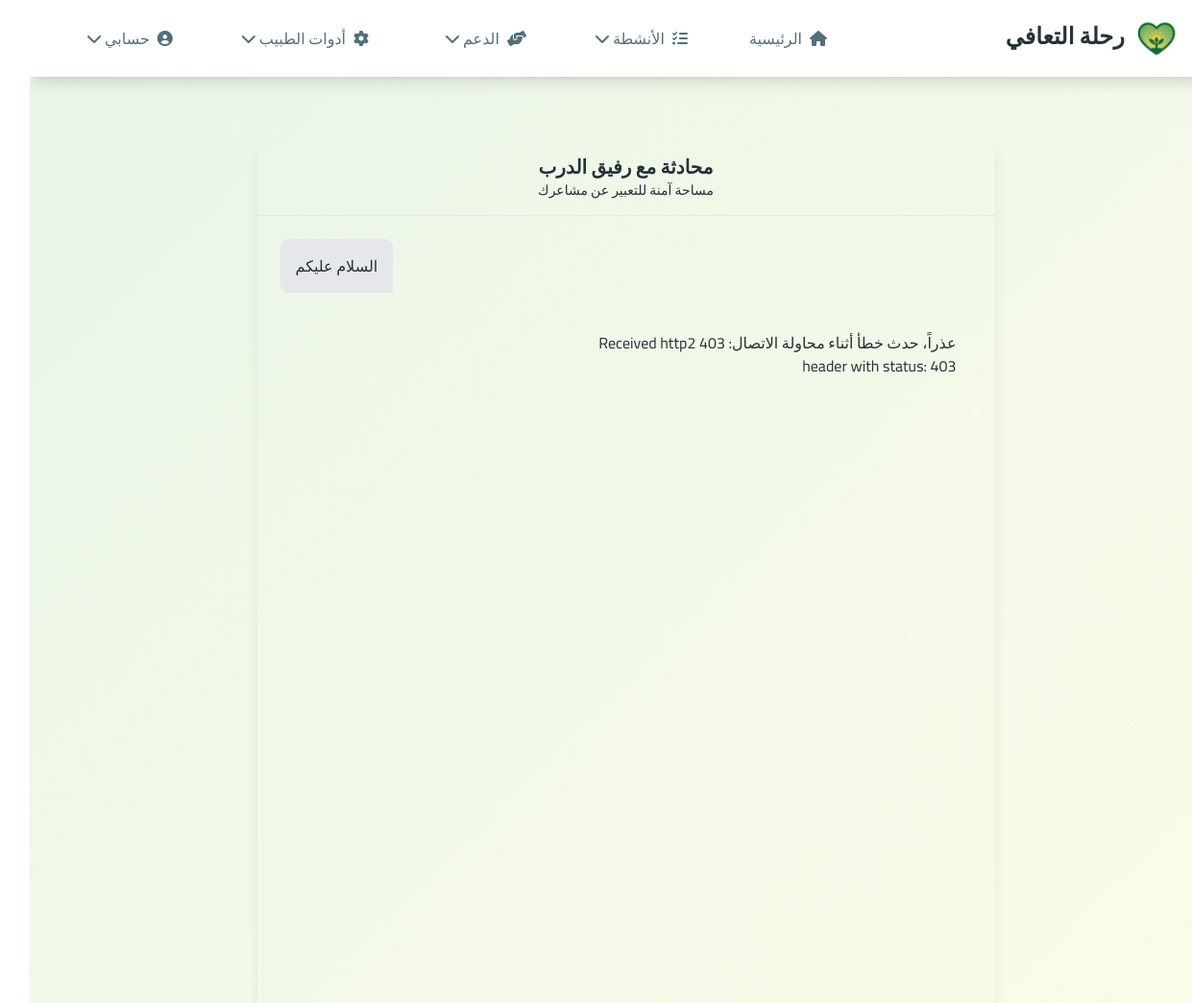
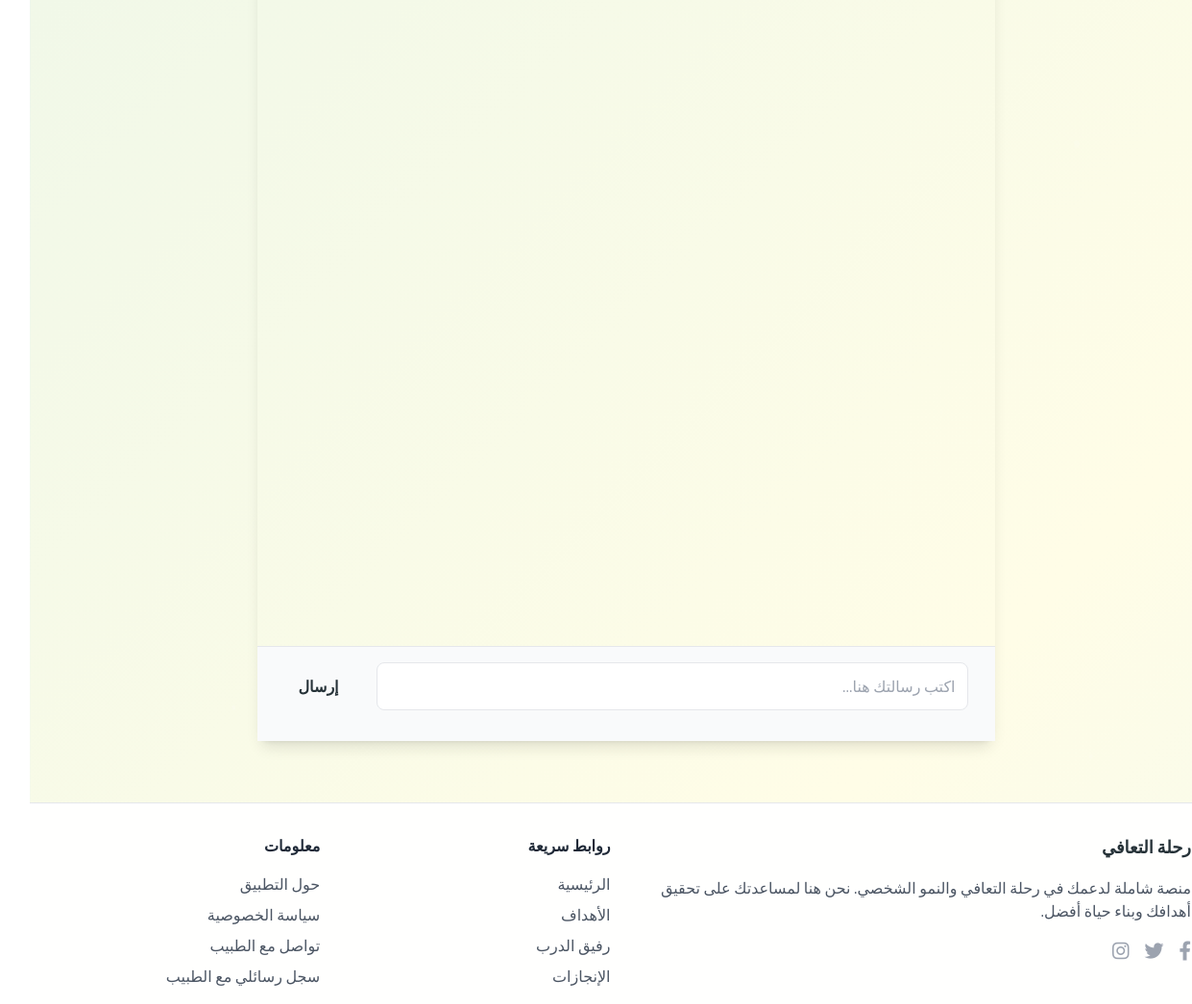
/companion/ (signed in), run on the app's committed database (2 pictures, top to bottom).
### companion/models.py (models this page shows, shortened)
class ChatMessage(models.Model):
    user = models.ForeignKey(settings.AUTH_USER_MODEL, on_delete=models.CASCADE, verbose_name="User")
    message = models.TextField(verbose_name="Message")
    response = models.TextField(blank=True, verbose_name="Response")
    timestamp = models.DateTimeField(auto_now_add=True, verbose_name="Timestamp")
    class Meta:
        ordering = ['timestamp']
        verbose_name = "Chat Message"
        verbose_name_plural = "Chat Messages"

### companion/views.py (the view, shortened to what this page needs)
# urls.py: path('', chatbot_view, name='chatbot'),
@login_required
def chatbot_view(request):
    chat_history = ChatMessage.objects.filter(user=request.user).order_by('timestamp')[:10]
    context = {
        'chat_history': chat_history
    }
    return render(request, 'companion/chatbot.html', context)

### companion/templates/companion/chatbot.html (shortened to what this page needs)
{% extends 'base.html' %}
{% block content %}
<div class="max-w-3xl mx-auto flex flex-col h-[80vh] bg-surface rounded-xl shadow-lg">
  <div class="p-4 border-b border-border">
    <h1 class="text-xl font-bold text-main text-center">محادثة مع رفيق الدرب</h1>
    <p class="text-sm text-secondary text-center">مساحة آمنة للتعبير عن مشاعرك</p>
  </div>
  <div id="chat-box" class="flex-grow p-6 overflow-y-auto space-y-6">
    {% include 'companion/partials/chat_messages.html' %}
  </div>
  <div class="p-4 bg-gray-50 border-t border-border">
    <form hx-post="{% url 'chatbot' %}"
          hx-target="#chat-terminator"
          hx-swap="beforebegin"
          hx-on="htmx:afterRequest: this.reset()"
          class="flex items-center space-x-3 rtl:space-x-reverse">
      <input type="text" name="message" class="flex-grow bg-white border border-border text-main p-3 rounded-lg focus:outline-none focus:ring-2 ring-secondary" placeholder="اكتب رسالتك هنا..." required autocomplete="off" />
      <button type="submit" class="bg-primary text-gray font-bold p-3 rounded-lg hover:opacity-50 transition flex items-center justify-center w-24">
        <span class="hide-on-request">إرسال</span>
      </button>
    </form>
  </div>
</div>
{% endblock %}

### companion/templates/companion/partials/chat_messages.html
{% for chat in chat_history %}
    <div class="flex justify-end">
        <div class="bg-gray-200 text-main p-4 rounded-lg rounded-br-none max-w-md">
            <p>{{ chat.message }}</p>
        </div>
    </div>
    <div class="flex justify-start">
        <div class="bg-secondary bg-opacity-50 text-main p-4 rounded-lg rounded-bl-none max-w-md">
            <p>{{ chat.response|linebreaksbr }}</p>
        </div>
    </div>
{% endfor %}

### templates/base.html (style rules this page uses)
:root { --color-bg: #F8F9FA; --color-surface: #FFFFFF; --color-primary: #4CAF50; --color-primary-dark: #388E3C; --color-primary-light: #81C784; --color-secondary: #2196F3; --color-accent: #FFC107; --color-text-primary: #263238; --color-text-secondary: #546E7A; --color-border: #E0E0E0; --color-danger: #F44336; }
* { box-sizing: border-box; }
html { height: 100%; }
body { font-family: 'Cairo', sans-serif; background: linear-gradient(-45deg, var(--color-bg), #e0f2f7, #fffde7, #e8f5e9); background-size: 400% 400%; animation: gradientBG 20s ease infinite; color: var(--color-text-primary); line-height: 1.6; min-height: 100vh; display: flex; flex-direction: column; }

### data on the page
ChatMessage: message "السلام عليكم", response "عذراً، حدث خطأ أثناء محاولة الاتصال: 403 Received http2 header with status: 403"
